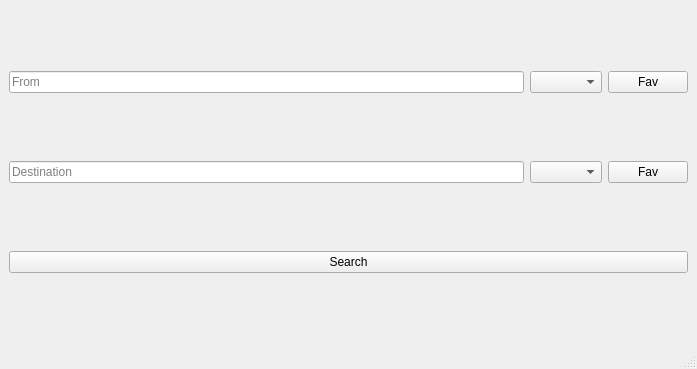
<?xml version="1.0" encoding="UTF-8"?>
<ui version="4.0">
 <class>SearchDisplay</class>
 <widget class="QMainWindow" name="SearchDisplay">
  <property name="geometry">
   <rect>
    <x>0</x>
    <y>0</y>
    <width>697</width>
    <height>369</height>
   </rect>
  </property>
  <property name="windowTitle">
   <string>MainWindow</string>
  </property>
  <widget class="QWidget" name="centralwidget">
   <layout class="QVBoxLayout" name="verticalLayout">
    <item>
     <layout class="QHBoxLayout" name="fromHorizontalLayout">
      <item>
       <widget class="QLineEdit" name="from_edit">
        <property name="placeholderText">
         <string>From</string>
        </property>
       </widget>
      </item>
      <item>
       <widget class="QComboBox" name="from_combo"/>
      </item>
      <item>
       <widget class="QPushButton" name="from_favorites">
        <property name="text">
         <string>Fav</string>
        </property>
       </widget>
      </item>
     </layout>
    </item>
    <item>
     <layout class="QHBoxLayout" name="destHorizontalLayout">
      <item>
       <widget class="QLineEdit" name="dest_edit">
        <property name="placeholderText">
         <string>Destination</string>
        </property>
       </widget>
      </item>
      <item>
       <widget class="QComboBox" name="dest_combo"/>
      </item>
      <item>
       <widget class="QPushButton" name="dest_favorites">
        <property name="text">
         <string>Fav</string>
        </property>
       </widget>
      </item>
     </layout>
    </item>
    <item>
     <widget class="QPushButton" name="searchButton">
      <property name="text">
       <string>Search</string>
      </property>
     </widget>
    </item>
   </layout>
  </widget>
  <widget class="QMenuBar" name="menubar">
   <property name="geometry">
    <rect>
     <x>0</x>
     <y>0</y>
     <width>697</width>
     <height>21</height>
    </rect>
   </property>
  </widget>
  <widget class="QStatusBar" name="statusbar"/>
 </widget>
 <tabstops>
  <tabstop>from_edit</tabstop>
  <tabstop>from_combo</tabstop>
  <tabstop>from_favorites</tabstop>
  <tabstop>dest_edit</tabstop>
  <tabstop>dest_combo</tabstop>
  <tabstop>dest_favorites</tabstop>
  <tabstop>searchButton</tabstop>
 </tabstops>
 <resources/>
 <connections/>
</ui>
